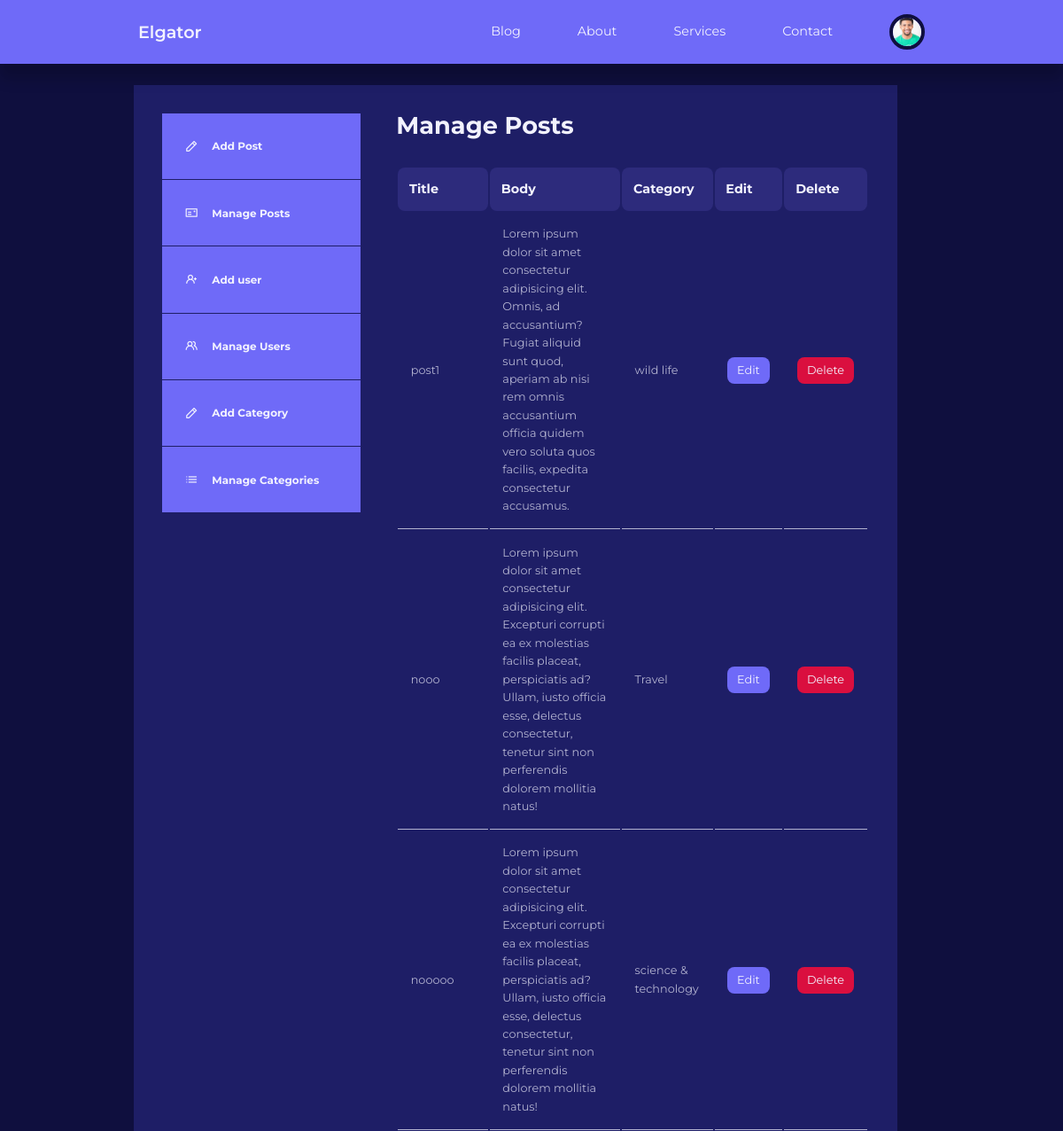
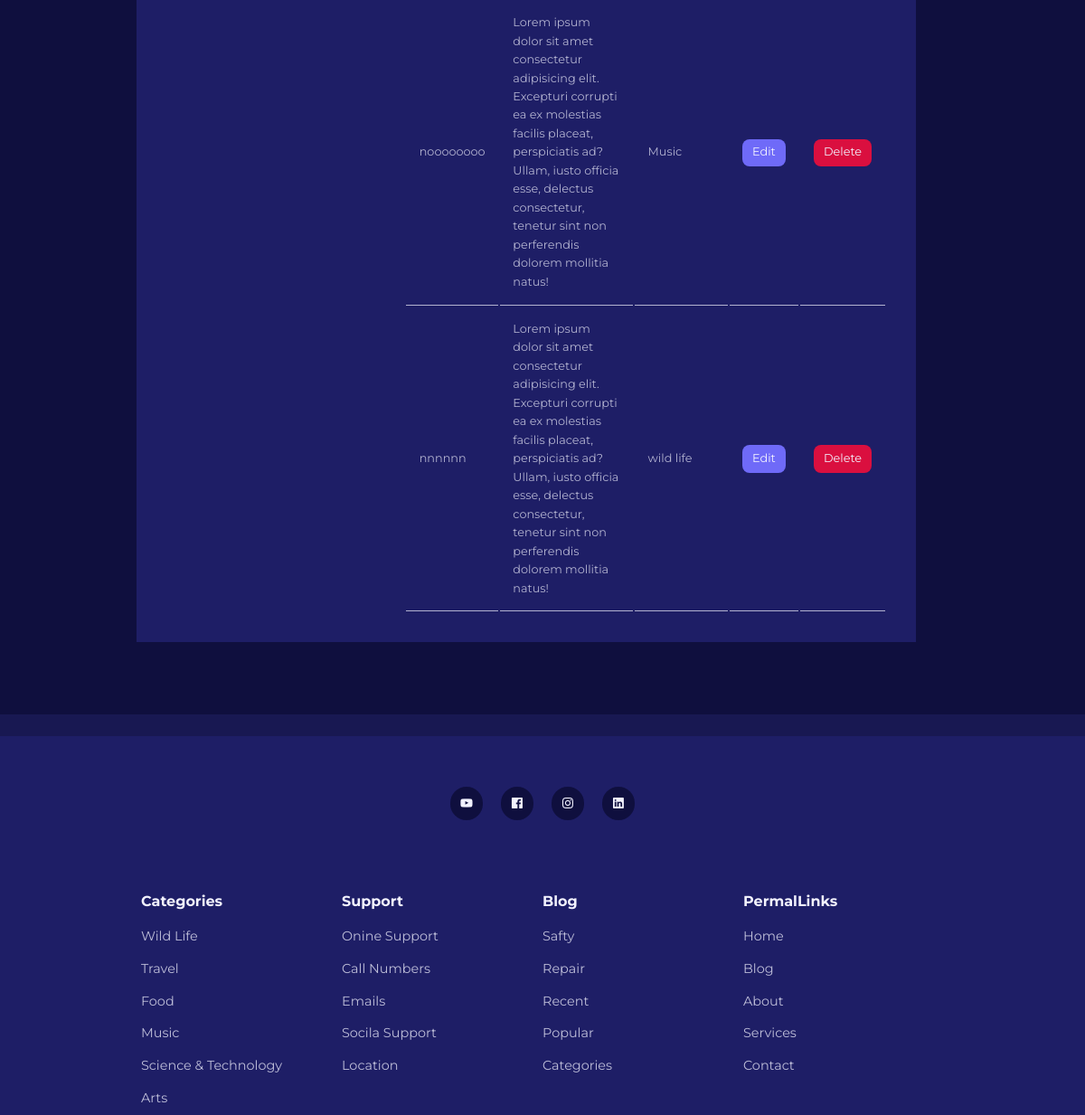
/admin/ (signed in), run on the app's committed database (2 pictures, top to bottom).
### tables this page shows
CREATE TABLE `users` (
  `id` int(11) NOT NULL,
  `firstname` varchar(50) DEFAULT NULL,
  `lastname` varchar(50) DEFAULT NULL,
  `username` varchar(50) NOT NULL,
  `email` varchar(100) DEFAULT NULL,
  `password` varchar(255) DEFAULT NULL,
  `avatar` varchar(255) DEFAULT NULL,
  `is_admin` tinyint(4) DEFAULT NULL
);

CREATE TABLE `posts` (
  `id` int(11) NOT NULL,
  `title` varchar(255) NOT NULL,
  `body` text DEFAULT NULL,
  `date_time` timestamp NOT NULL DEFAULT current_timestamp(),
  `thumbnails` varchar(255) DEFAULT NULL,
  `category_id` int(11) DEFAULT NULL,
  `author_id` int(11) DEFAULT NULL,
  `is_featured` tinyint(1) DEFAULT NULL
);

CREATE TABLE `categories` (
  `id` int(11) NOT NULL,
  `title` varchar(50) NOT NULL,
  `description` varchar(255) NOT NULL
);

### admin/index.php (the view, shortened to what this page needs)
<?php
include '../admin/partials/header.php';
$author_id=$_SESSION['user-id'];
$fetch_query="SELECT * FROM `posts` WHERE author_id = $author_id";
$posts=mysqli_query($connection,$fetch_query);
?>
<section class="dashboard">
    <div class="container dashboard__container">
        <aside>
            <ul>
                <li>
                    <a href="<?=ROOT_URL?>admin/add-post.php"><i class="uil uil-pen"></i></a>
                    <h5>Add Post</h5>
                </li>
                <li>
                    <a href="<?=ROOT_URL?>admin/index.php"><i class="uil uil-postcard"></i></a>
                    <h5>Manage Posts</h5>
                </li>
                <?php if(isset($_SESSION["user_is_admin"])):?>
                <li>
                    <a href="<?=ROOT_URL?>admin/add-user.php"><i class="uil uil-user-plus"></i></a>
                    <h5>Add user</h5>
                </li>
                <li>
                    <a href="<?=ROOT_URL?>admin/manage-users.php"><i class="uil uil-users-alt"></i></a>
                    <h5>Manage Users</h5>
                </li>
                <li>
                    <a href="<?=ROOT_URL?>admin/add-category.php"><i class="uil uil-pen"></i></a>
                    <h5>Add Category</h5>
                </li>
                <li>
                    <a href="<?=ROOT_URL?>admin/manage-categories.php"><i class="uil uil-list-ul"></i></a>
                    <h5>Manage Categories</h5>
                </li>
                <?php
                 endif;
                ?>
            </ul>
        </aside>
        <main>
            <h2>Manage Posts</h2>
            <?php if(mysqli_num_rows($posts)>0):?>
            <table>
                <thead>
                    <tr>
                        <th>Title</th>
                        <th>Body</th>
                        <th>Category</th>
                        <th>Edit</th>
                        <th>Delete</th>
                    </tr>
                </thead>
                <tbody>
                    <?php while ($post=mysqli_fetch_assoc($posts)):?>
                    <tr>
                        <td><?= $post['title']?></td>
                        <td><?= $post['body']?></td>
                        <?php
                        $category_id=$post['category_id'];
                        $fetch_category="SELECT `title` FROM `categories` WHERE id=$category_id";
                        $fetch_result=mysqli_query($connection,$fetch_category);
                        $category=mysqli_fetch_assoc($fetch_result);
                        ?>
                        <td><?=$category['title']?></td>
                        <td><a href="<?=ROOT_URL?>admin/edit-post.php?id=<?=$post['id']?>" class="btn sm">Edit</a>
                        </td>
                        <td>
                            <a href="<?=ROOT_URL?>admin/delete-post-logic.php?id=<?=$post['id']?>"
                                class="btn sm danger">Delete</a>
                        </td>
                    </tr>
                    <?php
                    endwhile;
                    ?>
                </tbody>
            </table>
            <?php endif;?>
        </main>
    </div>
</section>
<?php
include '../partials/footer.php';
?>

### admin/partials/header.php (shortened to what this page needs)
<?php
require("./config/database.php");
if(isset($_SESSION["user-id"])){
    $id=filter_var($_SESSION["user-id"],FILTER_SANITIZE_NUMBER_INT);
    $fetch_query="SELECT `avatar` FROM `users` WHERE id=$id";
    $result=mysqli_query($connection,$fetch_query);
    $avatar=mysqli_fetch_assoc($result);
}
?>
<!DOCTYPE html>
<html lang="en">
<head>
    <link rel="stylesheet" href="<?=ROOT_URL?>css/styles.css" />
    <link rel="stylesheet" href="https://unicons.iconscout.com/release/v4.0.0/css/line.css" />
</head>
<body>
    <nav>
        <div class="container nav-container">
            <a href="<?=ROOT_URL?>" class="nav-logo">Elgator</a>
            <ul class="nav-items">
                <li><a href="<?=ROOT_URL?>blog.php">Blog</a></li>
                <li><a href="<?=ROOT_URL?>about.php">About</a></li>
                <li><a href="<?=ROOT_URL?>services.php">Services</a></li>
                <li><a href="<?=ROOT_URL?>contact.php">Contact</a></li>
                <?php
                if(isset($_SESSION["user-id"])){
                ?>
                <li class="nav-profile">
                    <div class="avatar">
                        <img src="<?=ROOT_URL."images/".$avatar["avatar"]?>" alt="" />
                    </div>
                </li>
                <?php
                }else{
                ?>
                <li><a href="<?=ROOT_URL?>signin.php">Signin</a></li>
                <?php
                }
                ?>
            </ul>
        </div>
    </nav>

### css/styles.css (style rules this page uses)
:root { --color-primary: #6f6af8; --color-primary-light: hsl(242, 91%, 69%, 18%); --color-primary-variant: #5854c7; --color-red: #da0f3f; --color-red-light: hsl(346, 87%, 46%, 15%); --color-green: #00c476; --color-green-light: hsl(156, 100%, 38%, 15%); --color-gray-900: #1e1e66; --color-gray-700: #2d2b7c; --color-gray-300: rgba(242, 242, 254, 0.3); --color-gray-200: rgba(242, 242, 254, 0.7); --color-white: #f2f2fe; --color-bg: #0f0f3e; --transition: all 300ms ease; --container-width-lg: 74%; --container-width-md: 88%; --form-width: 40%; --card-border-radius-1: 0.3rem; --card-border-radius-2: 0.5rem; --card-border-radius-3: 0.8rem; --card-border-radius-4: 2rem; --card-border-radius-5: 5rem; }
* { margin: 0; padding: 0; outline: none; appearance: none; list-style: none; text-decoration: none; box-sizing: border-box; }
body { font-family: "Montserrat", sans-serif; font-size: 0.9rem; line-height: 1.6; background-color: var(--color-bg); color: var(--color-gray-200); }
.container { width: var(--container-width-lg); max-width: 1800px; margin: 0 auto; }
section { margin-top: 3rem; width: 97vw; }
h1, h2, h3, h4, h5 { color: var(--color-white); line-height: 1.3; }
h2 { font-size: 1.7rem; margin: 1rem 0; }
a { transition: var(--transition); color: var(--color-white); }
img { display: block; object-fit: cover; width: 100%; }
nav { background-color: var(--color-primary); height: 4.5rem; width: 100vw; position: fixed; top: 0; z-index: 10; box-shadow: 0 1rem 1rem rgba(0, 0, 0, 0.2); }
.nav-container { height: 100%; display: flex; align-items: center; justify-content: space-between; }
.avatar { width: 2.5rem; aspect-ratio: 1/1; border-radius: 50%; overflow: hidden; border: 0.3rem solid var(--color-bg); }
.nav-logo { font-weight: 600; font-size: 1.2rem; }
.nav-items { display: flex; gap: 4rem; align-items: center; }
.nav-profile { position: relative; cursor: pointer; }
.btn { display: inline-block; width: fit-content; padding: 0.6rem 1.2rem; background-color: var(--color-primary); border-radius: var(--card-border-radius-2); border: none; transition: var(--transition); color: var(--color-white); cursor: pointer; }
.btn.sm { padding: 0.3rem 0.7rem; font-size: 0.8rem; }
.btn.danger { background-color: var(--color-red); }
.dashboard { margin-top: 6rem; }
.dashboard__container { display: grid; grid-template-columns: 14rem auto; gap: 1rem; background-color: var(--color-gray-900); padding: 2rem; margin-bottom: 5rem; }
.dashboard aside { height: fit-content; }
.dashboard aside li { background-color: var(--color-primary); display: flex; gap: 1rem; align-items: center; padding: 1.6rem; }
.dashboard aside ul li { border-bottom: 1px solid var(--color-gray-900); }
.dashboard main { margin-left: 1.5rem; }
.dashboard main h2 { margin: 0 0 2rem 0; line-height: 1; }
.dashboard main table { width: 100%; text-align: left; }
.dashboard main table th { padding: 0.8rem; background-color: var(--color-gray-700); color: var(--color-white); border-radius: var(--card-border-radius-2); }
.dashboard main table td { padding: 0.9rem; font-size: 0.8rem; border-bottom: 1px solid var(--color-gray-200); transition: var(--transition); }

### data on the page
users: avatar (picture)
posts: title "post1", body "Lorem ipsum dolor sit amet consectetur adipisicing elit. Omnis, ad accusantium? Fugiat aliquid sunt quod, aperiam ab nisi rem omnis accusantium officia quidem vero soluta quos facilis, expedita consectetur accusamus.", category.title "wild life"
posts: title "nooo", body "Lorem ipsum dolor sit amet consectetur adipisicing elit. Excepturi corrupti ea ex molestias facilis placeat, perspiciatis ad? Ullam, iusto officia esse, delectus consectetur, tenetur sint non perferendis dolorem mollitia natus!", category.title "Travel"
posts: title "nooooo", body "Lorem ipsum dolor sit amet consectetur adipisicing elit. Excepturi corrupti ea ex molestias facilis placeat, perspiciatis ad? Ullam, iusto officia esse, delectus consectetur, tenetur sint non perferendis dolorem mollitia natus!", category.title "science & technology"
posts: title "noooooooo", body "Lorem ipsum dolor sit amet consectetur adipisicing elit. Excepturi corrupti ea ex molestias facilis placeat, perspiciatis ad? Ullam, iusto officia esse, delectus consectetur, tenetur sint non perferendis dolorem mollitia natus!", category.title "Music"
posts: title "nnnnnn", body "Lorem ipsum dolor sit amet consectetur adipisicing elit. Excepturi corrupti ea ex molestias facilis placeat, perspiciatis ad? Ullam, iusto officia esse, delectus consectetur, tenetur sint non perferendis dolorem mollitia natus!", category.title "wild life"
